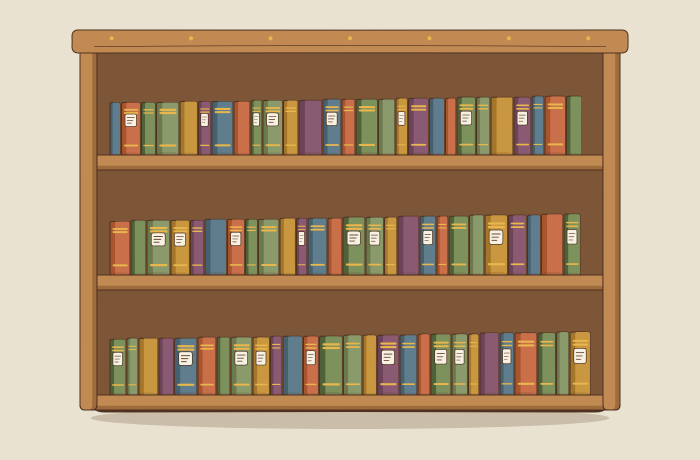
#> input picture shots-now/specimen.png, 1400 x 920 px (shown at 1/2 size)
$ python compare.py
#> lines starting #> are read from the running program, lines starting #| are printed output that depends on the picture
"""shots-now/compare.py — the specimen and the live app, stacked.

The specimen is the reference: it is the flat vocabulary drawn straight onto a
canvas with nothing on top. The app is only finished when it looks like that.

Showing them apart is how the last round went wrong — a good specimen implied
a good app, and the app was being blown out by a lighting pass drawn after the
art. Same frame, same width, no excuses.

Usage: python shots-now/compare.py
"""
from __future__ import annotations

import sys
from pathlib import Path

try:
    from PIL import Image, ImageDraw
except ImportError as exc:  # pragma: no cover - operator feedback
    sys.exit(f"needs pillow: {exc}")

HERE = Path(__file__).resolve().parent
PAIRS = [("specimen.png", "the drawing (specimen.html)"), ("shelf-flat.png", "the app")]
LABEL_H = 34
BG = (233, 226, 208)
INK = (79, 49, 32)


def main() -> int:
    images = []
    for name, label in PAIRS:
        path = HERE / name
        if not path.is_file():
            sys.exit(f"missing {path} — run shots-now/specimen.mjs and shots-now/shot.mjs first")
        images.append((Image.open(path).convert("RGB"), label))

    width = min(im.width for im, _ in images)
#> width = 1400
    scaled = []
    for im, label in images:
        if im.width != width:
            h = round(im.height * width / im.width)
            im = im.resize((width, h), Image.LANCZOS)
        scaled.append((im, label))
#> this loop made 2 passes
#> (label, h) on pass 2: ('the app', 887)
#> label on pass 1: 'the drawing (specimen.html)'
#> pass 2, in main, `im = im.resize((width, h), Image.LANCZOS)`:
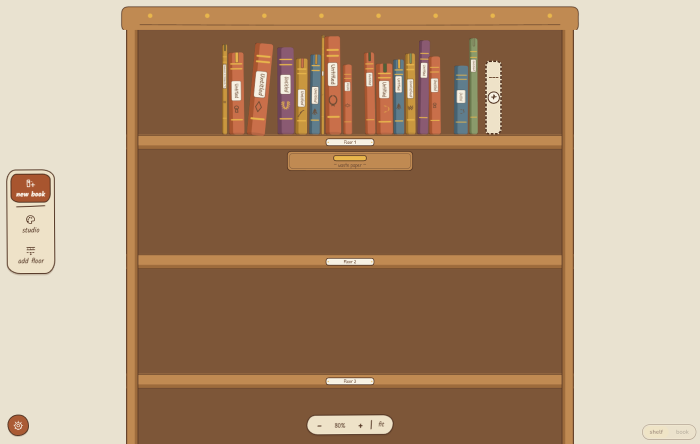
#> im: PIL image 1400x887 RGB (shown at 1/2 size); mean R, G, B 174.6, 145.4, 117
#> after the loop, h = 887; scaled = 2 items

    total = sum(im.height + LABEL_H for im, _ in scaled)
#> total = 1875
    out = Image.new("RGB", (width, total), BG)
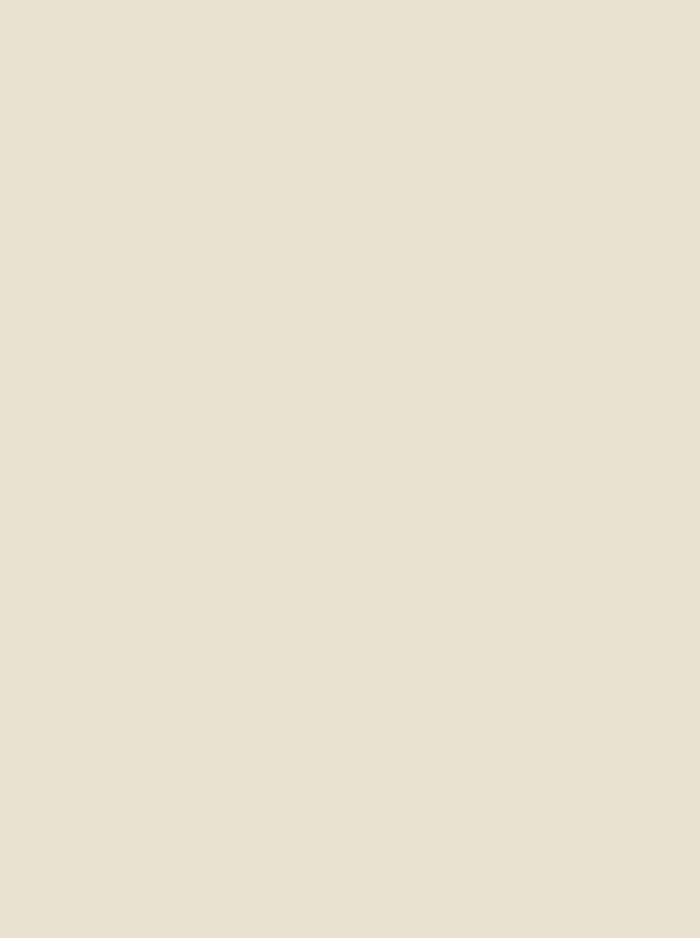
#> out: PIL image 1400x1875 RGB (shown at 1/2 size); mean R, G, B 233, 226, 208
    d = ImageDraw.Draw(out)

    y = 0
    for im, label in scaled:
        d.text((12, y + 10), label, fill=INK)
        y += LABEL_H
        out.paste(im, (0, y))
        y += im.height
#> this loop made 2 passes
#> (label, y) on passes 1 to 2: ('the drawing (specimen.html)', 954), ('the app', 1875)
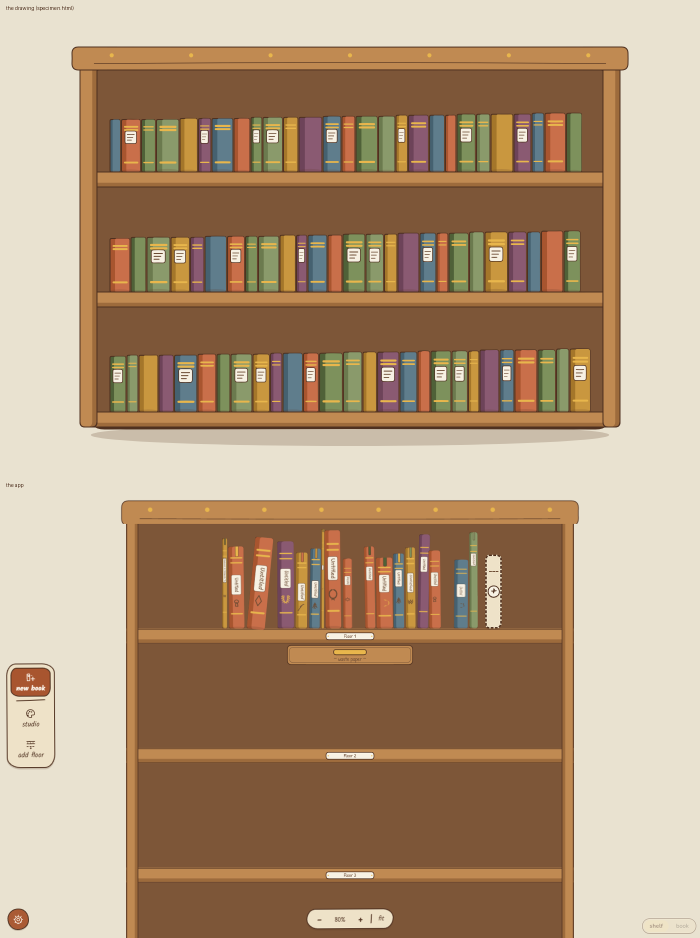
#> out: PIL image 1400x1875 RGB (shown at 1/2 size); mean R, G, B 176.5, 150.1, 121.7
#> after the loop, y = 1875

    dest = HERE / "compare.png"
    out.save(dest)
    print(f"{dest}  ({width}x{total})")
#| shots-now/compare.png  (1400x1875)
    return 0


if __name__ == "__main__":
    raise SystemExit(main())
#> (the program exits here)
